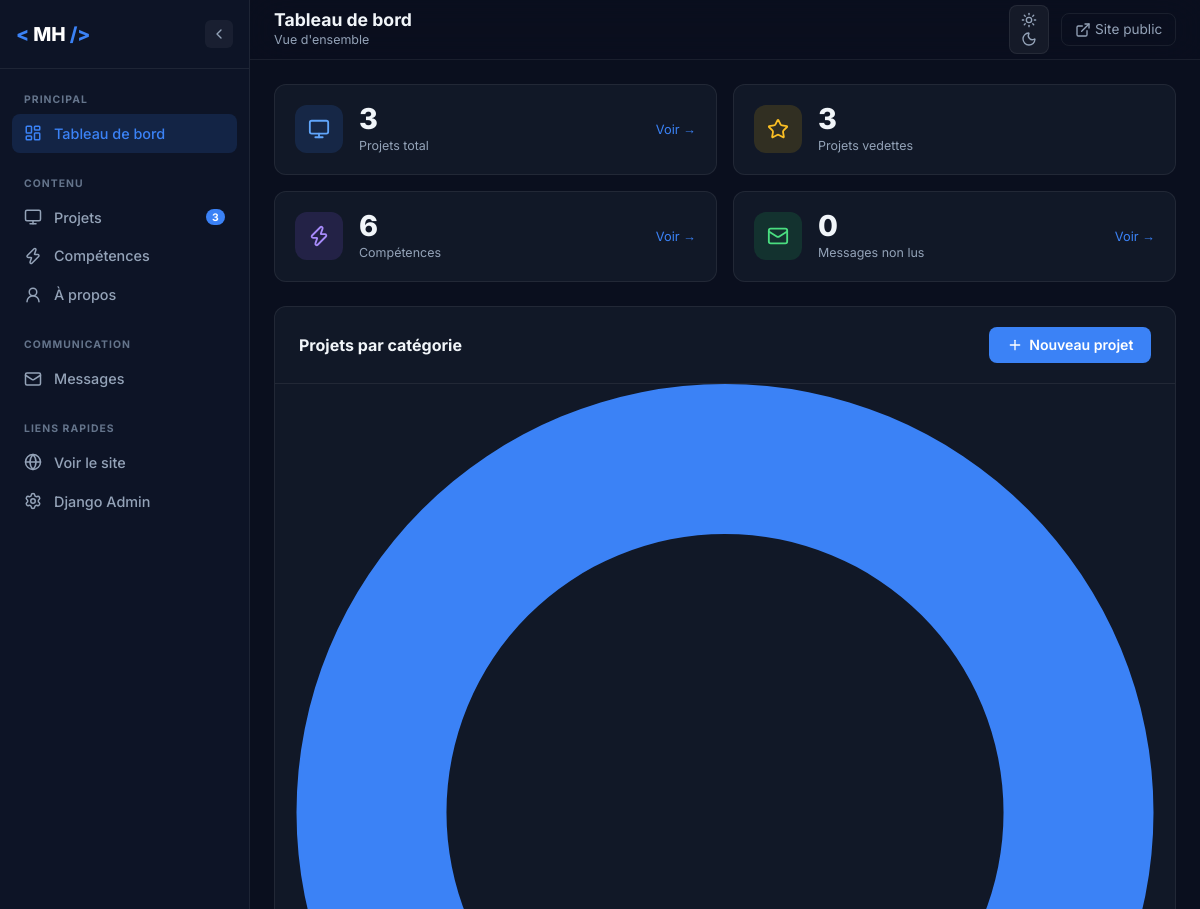
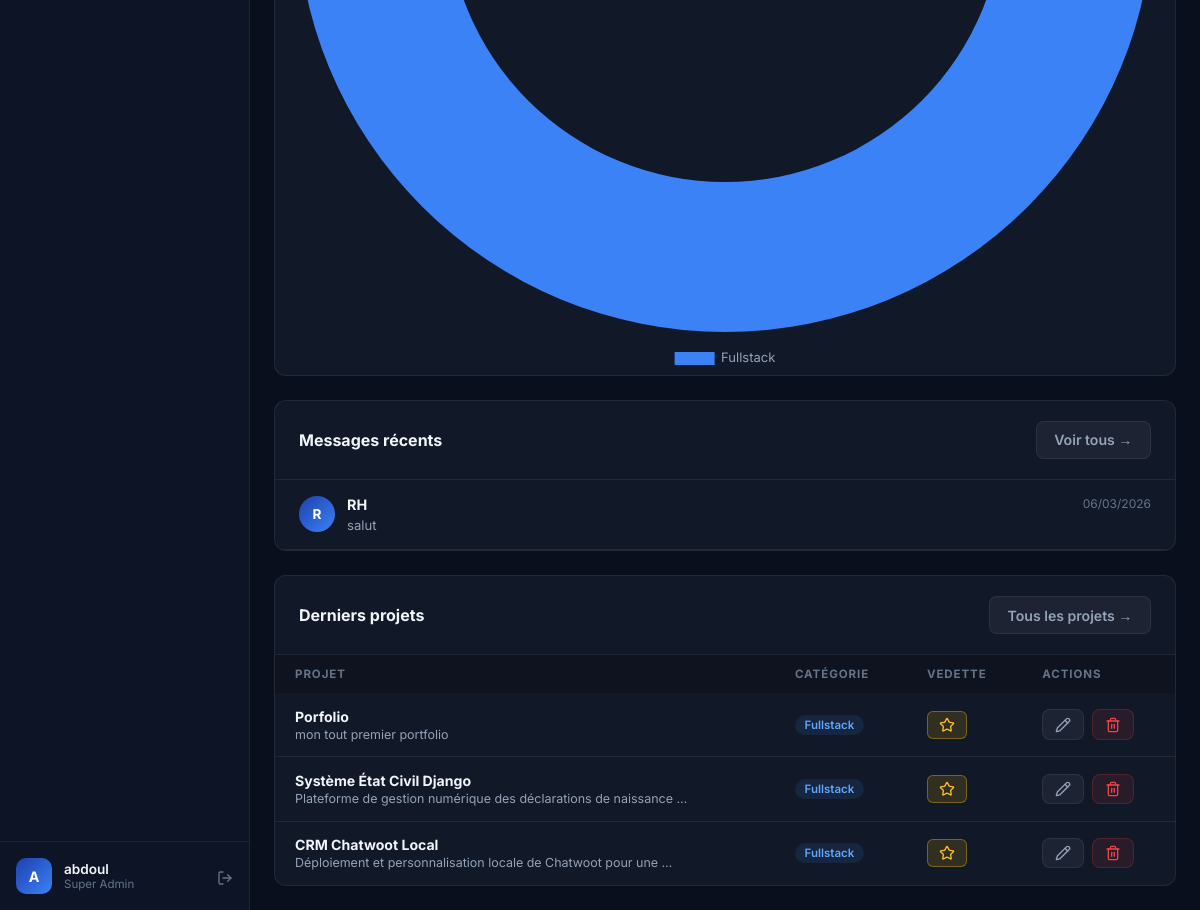
The page /dashboard/ (signed in) on the database its author committed (2 pictures, top to bottom).
### portfolio/models.py (models this page shows, shortened)
class ContactMessage(models.Model):
    name = models.CharField(_('Nom'), max_length=100)
    email = models.EmailField(_('Email'))
    subject = models.CharField(_('Sujet'), max_length=200, blank=True)
    message = models.TextField(_('Message'))
    is_read = models.BooleanField(_('Lu'), default=False)
    created_at = models.DateTimeField(_('Reçu le'), auto_now_add=True)
    class Meta:
        ordering = ['-created_at']
        verbose_name = _('Message de contact')
        verbose_name_plural = _('Messages de contact')

class Project(models.Model):
    CATEGORY_CHOICES = [
        ('backend', 'Backend'),
        ('frontend', 'Frontend'),
        ('fullstack', 'Fullstack'),
        ('mobile', 'Mobile'),
        ('api', 'API / Microservice'),
    ]
    title = models.CharField(_('Titre'), max_length=100)
    slug = models.SlugField(_('Slug'), unique=True, max_length=120)
    description = models.TextField(_('Description'))
    problem = models.TextField(_('Problème résolu'), blank=True)
    solution = models.TextField(_('Solution apportée'), blank=True)
    impact = models.TextField(_('Impact / Résultats'), blank=True)
    image = models.ImageField(
        _('Image'), upload_to='projects/', blank=True, null=True
    )
    category = models.CharField(
        _('Catégorie'), max_length=20,
        choices=CATEGORY_CHOICES, default='fullstack'
    )
    technologies = models.ManyToManyField(
        Skill, verbose_name=_('Technologies'), blank=True
    )
    github_url = models.URLField(_('Lien GitHub'), blank=True)
    demo_url = models.URLField(_('Lien Démo'), blank=True)
    featured = models.BooleanField(_('Projet vedette'), default=False)
    order = models.PositiveIntegerField(_('Ordre'), default=0)
    created_at = models.DateTimeField(_('Créé le'), auto_now_add=True)
    updated_at = models.DateTimeField(_('Modifié le'), auto_now=True)
    class Meta:
        ordering = ['order', '-created_at']
        verbose_name = _('Projet')
        verbose_name_plural = _('Projets')

### dashboard/views.py (the view)
# urls.py: path('', views.dashboard_home, name='home'),
@login_required(login_url='dashboard:login')
@user_passes_test(is_staff, login_url='dashboard:login')
def dashboard_home(request):
    now = timezone.now()
    last_30 = now - timedelta(days=30)
    last_7 = now - timedelta(days=7)
    stats = {
        'total_projects': Project.objects.count(),
        'featured_projects': Project.objects.filter(featured=True).count(),
        'total_skills': Skill.objects.count(),
        'total_messages': ContactMessage.objects.count(),
        'unread_messages': ContactMessage.objects.filter(is_read=False).count(),
        'messages_30d': ContactMessage.objects.filter(created_at__gte=last_30).count(),
        'messages_7d': ContactMessage.objects.filter(created_at__gte=last_7).count(),
    }
    projects_by_category = list(
        Project.objects.values('category')
        .annotate(count=Count('id'))
        .order_by('-count')
    )
    skills_by_category = list(
        Skill.objects.values('category')
        .annotate(count=Count('id'))
        .order_by('-count')
    )
    recent_messages = ContactMessage.objects.order_by('-created_at')[:5]
    recent_projects = Project.objects.order_by('-created_at')[:5]
    context = {
        'stats': stats,
        'projects_by_category': projects_by_category,
        'skills_by_category': skills_by_category,
        'recent_messages': recent_messages,
        'recent_projects': recent_projects,
        'total_projects': stats['total_projects'],
        'unread_count': stats['unread_messages'],
    }
    return render(request, 'dashboard/home.html', context)

### dashboard/views.py (called while the page is built)
def is_staff(user):
    return user.is_staff or user.is_superuser

### templates/dashboard/home.html (shortened to what this page needs)
{% extends 'dashboard/base.html' %}
{% block nav_home %}active{% endblock %}
{% block page_title %}Tableau de bord{% endblock %}
{% block breadcrumb %}Vue d'ensemble{% endblock %}
{% block content %}
<div class="dash-page">
  <div class="stats-row">
    <div class="stat-widget">
      <div class="stat-widget-icon" style="background:rgba(59,130,246,0.15);color:#60a5fa;">
        <i data-lucide="monitor"></i>
      </div>
      <div class="stat-widget-data">
        <span class="stat-widget-num">{{ stats.total_projects }}</span>
        <span class="stat-widget-label">Projets total</span>
      </div>
      <a href="{% url 'dashboard:project_list' %}" class="stat-widget-link">Voir →</a>
    </div>
    <div class="stat-widget">
      <div class="stat-widget-icon" style="background:rgba(234,179,8,0.15);color:#fbbf24;">
        <i data-lucide="star"></i>
      </div>
      <div class="stat-widget-data">
        <span class="stat-widget-num">{{ stats.featured_projects }}</span>
        <span class="stat-widget-label">Projets vedettes</span>
      </div>
    </div>
    <div class="stat-widget">
      <div class="stat-widget-icon" style="background:rgba(139,92,246,0.15);color:#a78bfa;">
        <i data-lucide="zap"></i>
      </div>
      <div class="stat-widget-data">
        <span class="stat-widget-num">{{ stats.total_skills }}</span>
        <span class="stat-widget-label">Compétences</span>
      </div>
      <a href="{% url 'dashboard:skill_list' %}" class="stat-widget-link">Voir →</a>
    </div>
    <div class="stat-widget {% if stats.unread_messages %}stat-alert{% endif %}">
      <div class="stat-widget-icon" style="background:rgba(34,197,94,0.15);color:#4ade80;">
        <i data-lucide="mail"></i>
      </div>
      <div class="stat-widget-data">
        <span class="stat-widget-num">{{ stats.unread_messages }}</span>
        <span class="stat-widget-label">Messages non lus</span>
      </div>
      <a href="{% url 'dashboard:message_list' %}?status=unread" class="stat-widget-link">Voir →</a>
    </div>
  </div>
  <div class="dash-main-grid">
    <div class="dash-card">
      <div class="dash-card-header">
        <h2>Projets par catégorie</h2>
        <a href="{% url 'dashboard:project_create' %}" class="btn-dash btn-dash-primary">
          <i data-lucide="plus" class="icon-sm"></i> Nouveau projet
        </a>
      </div>
      <canvas id="projectsChart" height="220"></canvas>
    </div>
    <div class="dash-card">
      <div class="dash-card-header">
        <h2>Messages récents</h2>
        <a href="{% url 'dashboard:message_list' %}" class="btn-dash btn-dash-ghost">Voir tous →</a>
      </div>
      <div class="messages-preview">
        {% for msg in recent_messages %}
        <a href="{% url 'dashboard:message_detail' msg.pk %}" class="msg-preview {% if not msg.is_read %}msg-unread{% endif %}">
          <div class="msg-preview-avatar">{{ msg.name|first|upper }}</div>
          <div class="msg-preview-content">
            <div class="msg-preview-header">
              <strong>{{ msg.name }}</strong>
              <span class="msg-preview-date">{{ msg.created_at|date:"d/m/Y" }}</span>
            </div>
            <p class="msg-preview-text">{{ msg.message|truncatewords:12 }}</p>
          </div>
        </a>
        {% empty %}
        <p class="no-data">Aucun message pour l'instant.</p>
        {% endfor %}
      </div>
    </div>
  </div>
  <div class="dash-card" style="margin-top:1.5rem;">
    <div class="dash-card-header">
      <h2>Derniers projets</h2>
      <a href="{% url 'dashboard:project_list' %}" class="btn-dash btn-dash-ghost">Tous les projets →</a>
    </div>
    <div class="dash-table-wrapper">
      <table class="dash-table">
        <thead>
          <tr>
            <th>Projet</th>
            <th>Catégorie</th>
            <th>Vedette</th>
            <th>Actions</th>
          </tr>
        </thead>
        <tbody>
          {% for project in recent_projects %}
          <tr>
            <td>
              <strong>{{ project.title }}</strong>
              <div class="table-sub">{{ project.description|truncatewords:8 }}</div>
            </td>
            <td><span class="cat-pill cat-{{ project.category }}">{{ project.get_category_display }}</span></td>
            <td>
              <button class="toggle-featured-btn {% if project.featured %}is-featured{% endif %}"
                      data-project-id="{{ project.pk }}"
                      title="{% if project.featured %}Retirer vedette{% else %}Mettre en vedette{% endif %}">
                <i data-lucide="star" class="icon-sm"></i>
              </button>
            </td>
            <td>
              <div class="table-actions">
                <a href="{% url 'dashboard:project_edit' project.pk %}" class="btn-dash btn-dash-sm btn-dash-ghost" title="Modifier">
                  <i data-lucide="pencil" class="icon-sm"></i>
                </a>
                <a href="{% url 'dashboard:project_delete' project.pk %}" class="btn-dash btn-dash-sm btn-dash-danger" title="Supprimer">
                  <i data-lucide="trash-2" class="icon-sm"></i>
                </a>
              </div>
            </td>
          </tr>
          {% empty %}
          <tr><td colspan="4" class="no-data">Aucun projet. <a href="{% url 'dashboard:project_create' %}">Créer le premier →</a></td></tr>
          {% endfor %}
        </tbody>
      </table>
    </div>
  </div>
</div>
{% endblock %}
{% block extra_scripts %}
<script>
  const projectsData = {{ projects_by_category|safe }};
  const categoryLabels = {
    'fullstack': 'Fullstack', 'backend': 'Backend',
    'frontend': 'Frontend', 'api': 'API', 'mobile': 'Mobile'
  };
  const colors = ['#3b82f6','#8b5cf6','#10b981','#f59e0b','#ef4444'];
  if (projectsData.length > 0) {
    const ctx = document.getElementById('projectsChart').getContext('2d');
    new Chart(ctx, {
      type: 'doughnut',
      data: {
        labels: projectsData.map(d => categoryLabels[d.category] || d.category),
        datasets: [{
          data: projectsData.map(d => d.count),
          backgroundColor: colors.slice(0, projectsData.length),
          borderWidth: 0, hoverOffset: 8,
        }]
      },
      options: {
        responsive: true,
        plugins: {
          legend: {
            position: 'bottom',
            labels: { color: '#94a3b8', padding: 20, font: { family: 'Inter', size: 13 } }
          }
        },
        cutout: '65%',
      }
    });
  }
</script>
{% endblock %}

### templates/dashboard/base.html (shortened to what this page needs)
{% load static %}
<!DOCTYPE html>
<html lang="fr" data-theme="dark">
<head>
  <link rel="stylesheet" href="https://cdn.jsdelivr.net/gh/devicons/devicon@latest/devicon.min.css" />
  <link rel="stylesheet" href="{% static 'dashboard/css/dashboard.css' %}" />
</head>
<body>
  {% if user.is_authenticated %}
  <aside class="sidebar" id="sidebar" role="navigation" aria-label="Navigation admin">
    <div class="sidebar-logo">
      <span class="logo-bracket">&lt;</span>
      <span class="logo-name">MH</span>
      <span class="logo-bracket">/&gt;</span>
      <button class="sidebar-toggle" id="sidebar-toggle" aria-label="Replier le menu">
        <i data-lucide="chevron-left" class="icon-sm"></i>
      </button>
    </div>
    <nav class="sidebar-nav">
      <div class="nav-group">
        <span class="nav-group-label">Principal</span>
        <a href="{% url 'dashboard:home' %}" class="nav-item {% block nav_home %}{% endblock %}">
          <i data-lucide="layout-dashboard" class="nav-icon-svg"></i>
          <span class="nav-label">Tableau de bord</span>
        </a>
      </div>
      <div class="nav-group">
        <span class="nav-group-label">Contenu</span>
        <a href="{% url 'dashboard:project_list' %}" class="nav-item {% block nav_projects %}{% endblock %}">
          <i data-lucide="monitor" class="nav-icon-svg"></i>
          <span class="nav-label">Projets</span>
          {% if total_projects %}<span class="nav-badge">{{ total_projects }}</span>{% endif %}
        </a>
        <a href="{% url 'dashboard:skill_list' %}" class="nav-item {% block nav_skills %}{% endblock %}">
          <i data-lucide="zap" class="nav-icon-svg"></i>
          <span class="nav-label">Compétences</span>
        </a>
        <a href="{% url 'dashboard:about_edit' %}" class="nav-item {% block nav_about %}{% endblock %}">
          <i data-lucide="user-round" class="nav-icon-svg"></i>
          <span class="nav-label">À propos</span>
        </a>
      </div>
      <div class="nav-group">
        <span class="nav-group-label">Communication</span>
        <a href="{% url 'dashboard:message_list' %}" class="nav-item {% block nav_messages %}{% endblock %}">
          <i data-lucide="mail" class="nav-icon-svg"></i>
          <span class="nav-label">Messages</span>
        </a>
      </div>
      <div class="nav-group">
        <span class="nav-group-label">Liens rapides</span>
        <a href="/" target="_blank" class="nav-item">
          <i data-lucide="globe" class="nav-icon-svg"></i>
          <span class="nav-label">Voir le site</span>
        </a>
        <a href="/admin/" target="_blank" class="nav-item">
          <i data-lucide="settings" class="nav-icon-svg"></i>
          <span class="nav-label">Django Admin</span>
        </a>
      </div>
    </nav>
    <div class="sidebar-user">
      <div class="user-avatar">{{ user.username|first|upper }}</div>
      <div class="user-info">
        <span class="user-name">{{ user.username }}</span>
        <span class="user-role">{% if user.is_superuser %}Super Admin{% else %}Staff{% endif %}</span>
      </div>
      <a href="{% url 'dashboard:logout' %}" class="logout-btn" title="Déconnexion">
        <i data-lucide="log-out" class="icon-sm"></i>
      </a>
    </div>
  </aside>
  <div class="dash-body" id="dash-body">
    <header class="dash-topbar">
      <div class="topbar-title">
        <h1>{% block page_title %}Dashboard{% endblock %}</h1>
        <span class="breadcrumb">{% block breadcrumb %}Accueil{% endblock %}</span>
      </div>
      <div class="topbar-actions">
        <button id="theme-toggle-dash" class="theme-btn-dash" aria-label="Basculer le thème" title="Thème">
          <i data-lucide="sun" class="theme-icon-sun icon-sm"></i>
          <i data-lucide="moon" class="theme-icon-moon icon-sm"></i>
        </button>
        <a href="/" target="_blank" class="topbar-link">
          <i data-lucide="external-link" class="icon-sm"></i>
          Site public
        </a>
      </div>
    </header>
    <main class="dash-content">
      {% block content %}{% endblock %}
    </main>
  </div>
  {% else %}
  {% block auth_content %}{% endblock %}
  {% endif %}
  {% block extra_scripts %}{% endblock %}
</body>
</html>

### rows shown on the page
ContactMessage: name|first "R", name "RH", created_at "06/03/2026", message "salut"
Project: title "Porfolio", description "mon tout premier portfolio", category "Fullstack"
Project: title "Système État Civil Django", description "Plateforme de gestion numérique des déclarations de naissance …", category "Fullstack"
Project: title "CRM Chatwoot Local", description "Déploiement et personnalisation locale de Chatwoot pour une …", category "Fullstack"

### other values the page prints
{{ total_projects }} "3"
{{ user.username|first|upper }} "A"
{{ user.username }} "abdoul"
{{ stats.total_projects }} "3"
{{ stats.featured_projects }} "3"
{{ stats.total_skills }} "6"
{{ stats.unread_messages }} "0"
